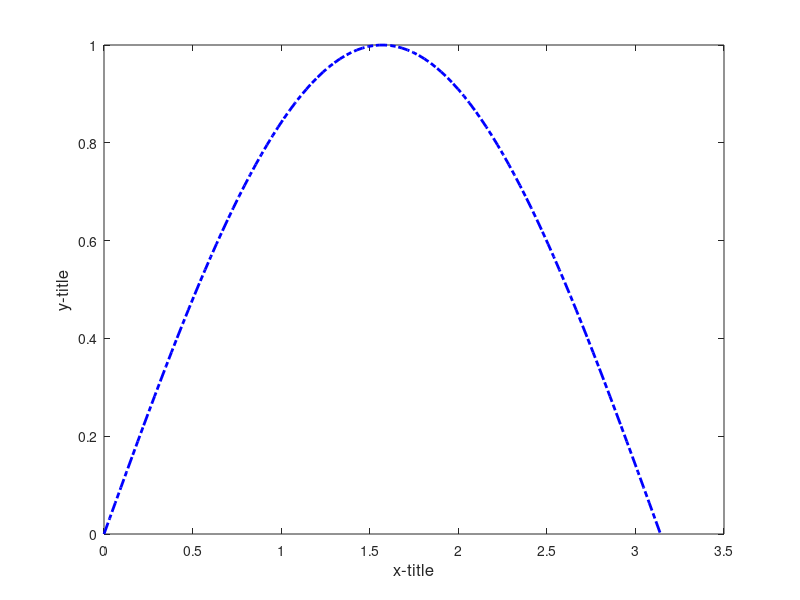

The MATLAB source for this figure:
clc
clear all
close all

PaperPosition = [-0.25 -0.1 8 6]; %location on printed page. rect = [left, bottom, width, height]
PaperSize = [7.25 5.8]; %[width height]
Fontsize = 12;
print_pdf = 1;
path = '/Users/pranav/Desktop/';
Linewidth = 2;

x = linspace(0,pi);
y = sin(x);

hh = figure(1);
plot(x,y,'b-.','LineWidth',Linewidth);
xlabel('x-title','Fontsize',Fontsize)
ylabel('y-title','Fontsize',Fontsize)

string = [path,'test_MATLAB_plot'];
set(gcf, 'PaperPosition', PaperPosition); %Position the plot further to the left and down. Extend the plot to fill entire paper.
set(gcf, 'PaperSize', PaperSize); %Keep the same paper size
if (print_pdf==1)
       print(hh,'-dpdf',string);
end 